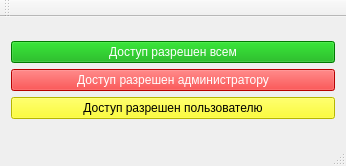
<?xml version="1.0" encoding="UTF-8"?>
<ui version="4.0">
 <class>MainWindow</class>
 <widget class="QMainWindow" name="MainWindow">
  <property name="geometry">
   <rect>
    <x>0</x>
    <y>0</y>
    <width>346</width>
    <height>166</height>
   </rect>
  </property>
  <property name="windowTitle">
   <string>Разграничение доступа</string>
  </property>
  <widget class="QWidget" name="centralWidget">
   <layout class="QGridLayout" name="gridLayout">
    <item row="0" column="0">
     <layout class="QVBoxLayout" name="verticalLayout">
      <item>
       <widget class="QPushButton" name="buttonAllAccess">
        <property name="styleSheet">
         <string notr="true">background-color: rgb(0, 170, 0);
color: rgb(255, 255, 255);</string>
        </property>
        <property name="text">
         <string>Доступ разрешен всем</string>
        </property>
       </widget>
      </item>
      <item>
       <widget class="QPushButton" name="buttonAdmAccess">
        <property name="styleSheet">
         <string notr="true">background-color: rgb(255, 0, 0);
color: rgb(255, 255, 255);</string>
        </property>
        <property name="text">
         <string>Доступ разрешен администратору</string>
        </property>
       </widget>
      </item>
      <item>
       <widget class="QPushButton" name="buttonUserAccess">
        <property name="styleSheet">
         <string notr="true">background-color: rgb(255, 255, 0);
</string>
        </property>
        <property name="text">
         <string>Доступ разрешен пользователю</string>
        </property>
       </widget>
      </item>
     </layout>
    </item>
   </layout>
  </widget>
  <widget class="QMenuBar" name="menuBar">
   <property name="geometry">
    <rect>
     <x>0</x>
     <y>0</y>
     <width>346</width>
     <height>23</height>
    </rect>
   </property>
  </widget>
  <widget class="QToolBar" name="mainToolBar">
   <attribute name="toolBarArea">
    <enum>TopToolBarArea</enum>
   </attribute>
   <attribute name="toolBarBreak">
    <bool>false</bool>
   </attribute>
  </widget>
  <widget class="QStatusBar" name="statusBar"/>
 </widget>
 <layoutdefault spacing="6" margin="11"/>
 <resources/>
 <connections/>
</ui>
